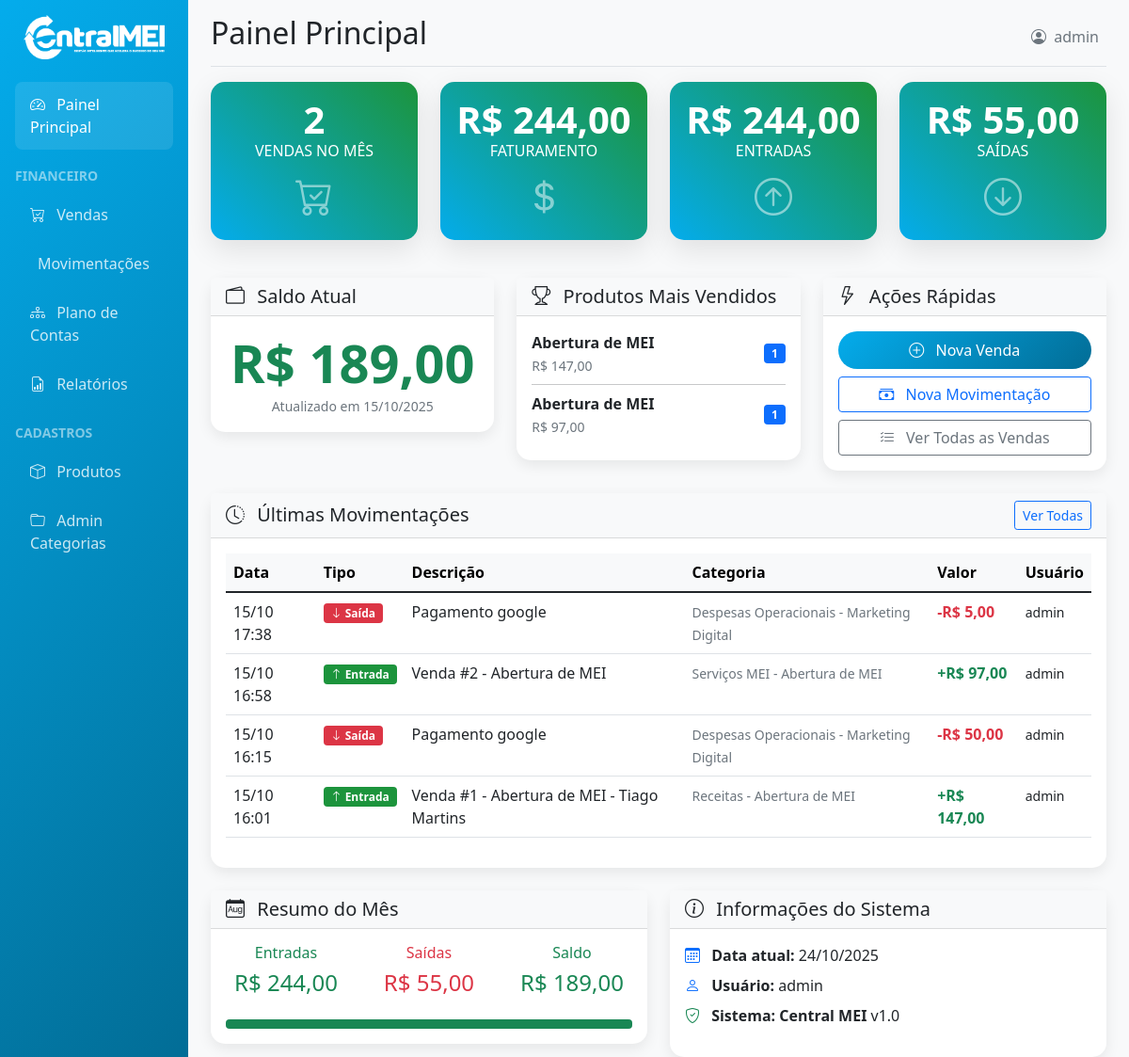
Before: /dashboard/ (signed in) with the older database file.
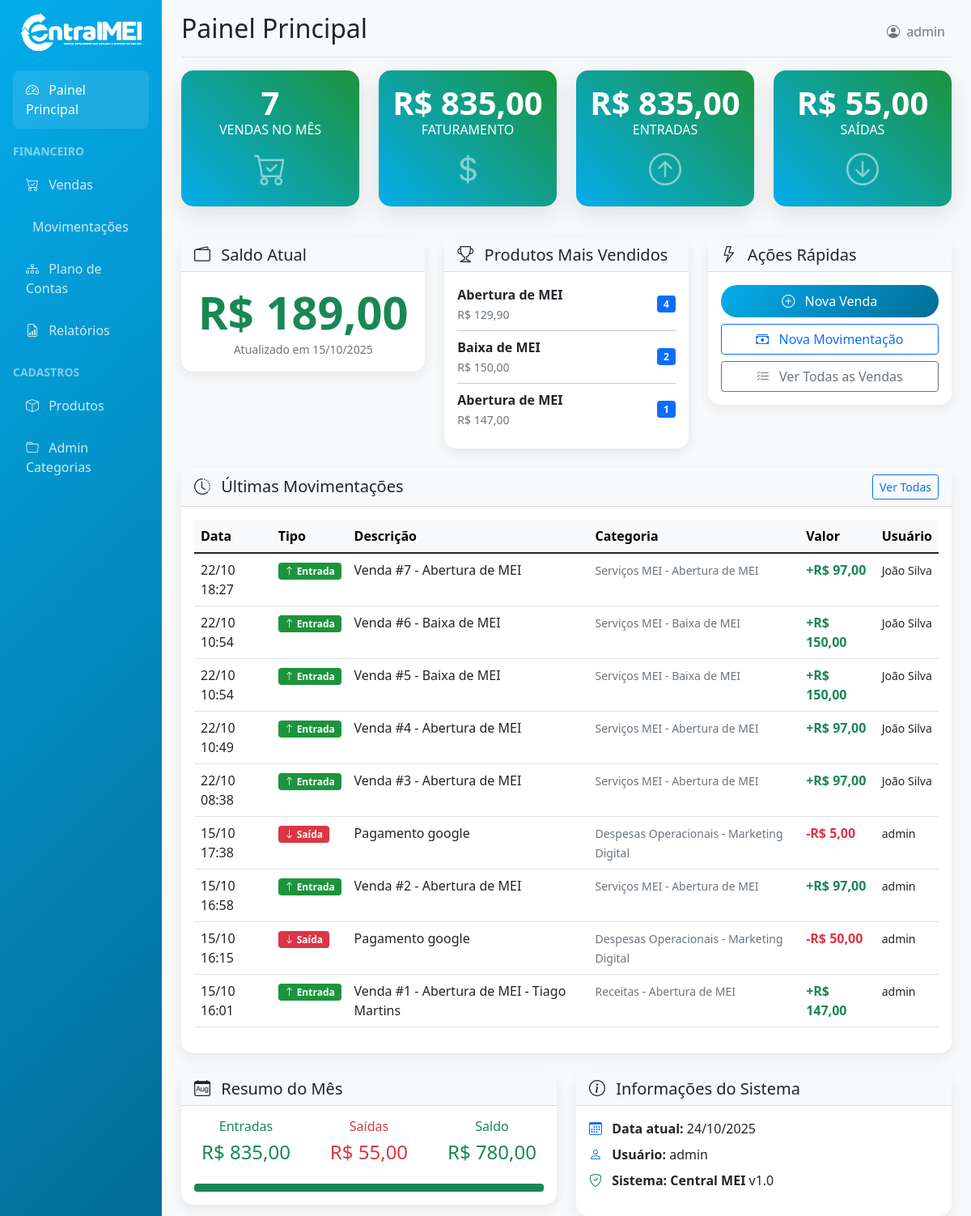
After: the same page with the newer database file.
### dashboard/models.py (models this page shows, shortened)
class Produto(models.Model):
    nome = models.CharField(max_length=100)
    descricao = models.TextField(blank=True)
    preco = models.DecimalField(max_digits=10, decimal_places=2, validators=[MinValueValidator(Decimal('0.01'))])
    ativo = models.BooleanField(default=True)
    categoria = models.ForeignKey(SubcategoriaPlanoContas, on_delete=models.CASCADE, related_name='produtos')
    criado_em = models.DateTimeField(auto_now_add=True)
    class Meta:
        verbose_name = "Produto/Serviço"
        verbose_name_plural = "Produtos/Serviços"
        ordering = ['nome']

class MovimentacaoCaixa(models.Model):
    TIPO_CHOICES = [
        ('entrada', 'Entrada'),
        ('saida', 'Saída'),
    ]
    tipo = models.CharField(max_length=10, choices=TIPO_CHOICES)
    categoria = models.ForeignKey(CategoriaPlanoContas, on_delete=models.CASCADE, related_name='movimentacoes', null=True, blank=True)
    subcategoria = models.ForeignKey(SubcategoriaPlanoContas, on_delete=models.CASCADE, related_name='movimentacoes', null=True, blank=True)
    descricao = models.CharField(max_length=200)
    valor = models.DecimalField(max_digits=10, decimal_places=2, validators=[MinValueValidator(Decimal('0.01'))])
    venda = models.ForeignKey(Venda, on_delete=models.CASCADE, null=True, blank=True, related_name='movimentacoes')
    data_movimentacao = models.DateTimeField()
    usuario = models.ForeignKey(User, on_delete=models.CASCADE, related_name='movimentacoes_criadas')
    observacoes = models.TextField(blank=True)
    criado_em = models.DateTimeField(auto_now_add=True)
    atualizado_em = models.DateTimeField(auto_now=True)
    class Meta:
        verbose_name = "Movimentação de Caixa"
        verbose_name_plural = "Movimentações de Caixa"
        ordering = ['-data_movimentacao']

class SubcategoriaPlanoContas(models.Model):
    categoria = models.ForeignKey(CategoriaPlanoContas, on_delete=models.CASCADE, related_name='subcategorias')
    nome = models.CharField(max_length=100)
    descricao = models.TextField(blank=True)
    ativo = models.BooleanField(default=True)
    criado_em = models.DateTimeField(auto_now_add=True)
    class Meta:
        verbose_name = "Subcategoria do Plano de Contas"
        verbose_name_plural = "Subcategorias do Plano de Contas"
        ordering = ['categoria', 'nome']
    def __str__(self):
        return f"{self.categoria.nome} - {self.nome}"

class CategoriaPlanoContas(models.Model):
    TIPOS_CATEGORIA = [
        ('entrada', 'Entrada'),
        ('saida', 'Saída'),
    ]
    nome = models.CharField(max_length=100)
    tipo = models.CharField(max_length=10, choices=TIPOS_CATEGORIA)
    ativo = models.BooleanField(default=True)
    criado_em = models.DateTimeField(auto_now_add=True)
    class Meta:
        verbose_name = "Categoria do Plano de Contas"
        verbose_name_plural = "Categorias do Plano de Contas"
        ordering = ['tipo', 'nome']

### dashboard/views.py (the view)
# urls.py: path('', views.dashboard_home, name='home'),
@login_required
@user_passes_test(is_staff_user)
def dashboard_home(request):
    hoje = timezone.now().date()
    mes_atual = hoje.replace(day=1)
    vendas_mes = Venda.objects.filter(
        data_venda__gte=mes_atual,
        status='pago'
    )
    total_vendas_mes = vendas_mes.aggregate(
        total=Sum('valor_final')
    )['total'] or Decimal('0')
    qtd_vendas_mes = vendas_mes.count()
    movimentacoes_mes = MovimentacaoCaixa.objects.filter(
        data_movimentacao__gte=mes_atual
    )
    entradas_mes = movimentacoes_mes.filter(tipo='entrada').aggregate(
        total=Sum('valor')
    )['total'] or Decimal('0')
    saidas_mes = movimentacoes_mes.filter(tipo='saida').aggregate(
        total=Sum('valor')
    )['total'] or Decimal('0')
    produtos_mais_vendidos = Produto.objects.annotate(
        total_vendas=Count('vendas')
    ).filter(total_vendas__gt=0).order_by('-total_vendas')[:5]
    ultimas_movimentacoes = MovimentacaoCaixa.objects.select_related(
        'subcategoria', 'usuario'
    )[:10]
    try:
        saldo_atual = SaldoCaixa.objects.latest('data')
    except SaldoCaixa.DoesNotExist:
        saldo_atual = None
    context = {
        'total_vendas_mes': total_vendas_mes,
        'qtd_vendas_mes': qtd_vendas_mes,
        'entradas_mes': entradas_mes,
        'saidas_mes': saidas_mes,
        'saldo_mes': entradas_mes - saidas_mes,
        'produtos_mais_vendidos': produtos_mais_vendidos,
        'ultimas_movimentacoes': ultimas_movimentacoes,
        'saldo_atual': saldo_atual,
        'hoje': hoje,
    }
    return render(request, 'dashboard/home.html', context)

### core/context_processors.py (called while the page is built)
def company_context(request):
    return {
        'COMPANY_NAME': settings.COMPANY_NAME,
        'COMPANY_PHONE': settings.COMPANY_PHONE,
        'COMPANY_EMAIL': settings.COMPANY_EMAIL,
        'COMPANY_ADDRESS': settings.COMPANY_ADDRESS,
        'CONTACT_EMAIL': settings.CONTACT_EMAIL,
    }

### dashboard/views.py (called while the page is built)
def is_staff_user(user):
    return user.is_staff

### dashboard/templates/dashboard/home.html (shortened to what the changed rows need)
{% extends 'dashboard/base.html' %}
{% block page_title %}Painel Principal{% endblock %}
{% block content %}
<div class="row mb-4">
    <div class="col-md-3 mb-3">
        <div class="card card-stats">
            <div class="card-body text-center">
                <div class="display-6 fw-bold">{{ qtd_vendas_mes }}</div>
                <h6 class="card-title text-uppercase">Vendas no Mês</h6>
                <i class="bi bi-cart-check fs-1 opacity-50"></i>
            </div>
        </div>
    </div>
    <div class="col-md-3 mb-3">
        <div class="card card-stats">
            <div class="card-body text-center">
                <div class="display-6 fw-bold">R$ {{ total_vendas_mes|floatformat:2 }}</div>
                <h6 class="card-title text-uppercase">Faturamento</h6>
                <i class="bi bi-currency-dollar fs-1 opacity-50"></i>
            </div>
        </div>
    </div>
    <div class="col-md-3 mb-3">
        <div class="card card-stats">
            <div class="card-body text-center">
                <div class="display-6 fw-bold">R$ {{ entradas_mes|floatformat:2 }}</div>
                <h6 class="card-title text-uppercase">Entradas</h6>
                <i class="bi bi-arrow-up-circle fs-1 opacity-50"></i>
            </div>
        </div>
    </div>
</div>
<div class="row">
    <div class="col-md-4 mb-4">
        <div class="card card-custom">
            <div class="card-body">
                {% if produtos_mais_vendidos %}
                    {% for produto in produtos_mais_vendidos %}
                        <div class="d-flex justify-content-between align-items-center mb-2">
                            <div>
                                <strong>{{ produto.nome }}</strong><br>
                                <small class="text-muted">R$ {{ produto.preco }}</small>
                            </div>
                            <span class="badge bg-primary">{{ produto.total_vendas }}</span>
                        </div>
                        {% if not forloop.last %}<hr class="my-2">{% endif %}
                    {% endfor %}
                {% else %}
                    <p class="text-muted text-center">Nenhuma venda registrada</p>
                {% endif %}
            </div>
        </div>
    </div>
</div>
<div class="row">
    <div class="col-12">
        <div class="card card-custom">
            <div class="card-body">
                {% if ultimas_movimentacoes %}
                    <div class="table-responsive">
                        <table class="table table-hover">
                            <thead class="table-light">
                                <tr>
                                    <th>Data</th>
                                    <th>Tipo</th>
                                    <th>Descrição</th>
                                    <th>Categoria</th>
                                    <th>Valor</th>
                                    <th>Usuário</th>
                                </tr>
                            </thead>
                            <tbody>
                                {% for mov in ultimas_movimentacoes %}
                                    <tr>
                                        <td>{{ mov.data_movimentacao|date:"d/m H:i" }}</td>
                                        <td>
                                            <span class="badge {% if mov.tipo == 'entrada' %}badge-entrada{% else %}badge-saida{% endif %}">
                                                {% if mov.tipo == 'entrada' %}
                                                    <i class="bi bi-arrow-up"></i> Entrada
                                                {% else %}
                                                    <i class="bi bi-arrow-down"></i> Saída
                                                {% endif %}
                                            </span>
                                        </td>
                                        <td>{{ mov.descricao|truncatechars:50 }}</td>
                                        <td>
                                            <small class="text-muted">{{ mov.subcategoria }}</small>
                                        </td>
                                        <td class="fw-bold {% if mov.tipo == 'entrada' %}text-success{% else %}text-danger{% endif %}">
                                            {% if mov.tipo == 'entrada' %}+{% else %}-{% endif %}R$ {{ mov.valor|floatformat:2 }}
                                        </td>
                                        <td>
                                            <small>{{ mov.usuario.get_full_name|default:mov.usuario.username }}</small>
                                        </td>
                                    </tr>
                                {% endfor %}
                            </tbody>
                        </table>
                    </div>
                {% else %}
                    <p class="text-muted text-center">Nenhuma movimentação registrada</p>
                {% endif %}
            </div>
        </div>
    </div>
</div>
<div class="row mt-4">
    <div class="col-md-6">
        <div class="card card-custom">
            <div class="card-body">
                <div class="row text-center">
                    <div class="col-4">
                        <h6 class="text-success">Entradas</h6>
                        <h4 class="text-success">R$ {{ entradas_mes|floatformat:2 }}</h4>
                    </div>
                    <div class="col-4">
                        <h6 class="{% if saldo_mes >= 0 %}text-success{% else %}text-danger{% endif %}">Saldo</h6>
                        <h4 class="{% if saldo_mes >= 0 %}text-success{% else %}text-danger{% endif %}">
                            R$ {{ saldo_mes|floatformat:2 }}
                        </h4>
                    </div>
                </div>
            </div>
        </div>
    </div>
</div>
{% endblock %}

Changed rows visible on the page:
changed Produto (number 1 of 3 on the later page): preco "97,00" → "129,90"; total_vendas "1" → "4"; moves up the list
added Produto: nome "Baixa de MEI", preco "150,00", total_vendas "2"
added MovimentacaoCaixa: data_movimentacao "22/10 18:27", tipo "entrada" (drawn), descricao "Venda #7 - Abertura de MEI", subcategoria "Serviços MEI - Abertura de MEI", valor "97,00", usuario.get_full_name "João Silva"
added MovimentacaoCaixa: data_movimentacao "22/10 10:54", tipo "entrada" (drawn), descricao "Venda #6 - Baixa de MEI", subcategoria "Serviços MEI - Baixa de MEI", valor "150,00", usuario.get_full_name "João Silva"
added MovimentacaoCaixa: data_movimentacao "22/10 10:54", tipo "entrada" (drawn), descricao "Venda #5 - Baixa de MEI", subcategoria "Serviços MEI - Baixa de MEI", valor "150,00", usuario.get_full_name "João Silva"
added MovimentacaoCaixa: data_movimentacao "22/10 10:49", tipo "entrada" (drawn), descricao "Venda #4 - Abertura de MEI", subcategoria "Serviços MEI - Abertura de MEI", valor "97,00", usuario.get_full_name "João Silva"
added MovimentacaoCaixa: data_movimentacao "22/10 08:38", tipo "entrada" (drawn), descricao "Venda #3 - Abertura de MEI", subcategoria "Serviços MEI - Abertura de MEI", valor "97,00", usuario.get_full_name "João Silva"
Other visible differences:
{{ qtd_vendas_mes }}: "2" → "7"
{{ total_vendas_mes|floatformat:2 }}: "244,00" → "835,00"
{{ entradas_mes|floatformat:2 }}: "244,00" → "835,00"
{{ saldo_mes|floatformat:2 }}: "189,00" → "780,00"
